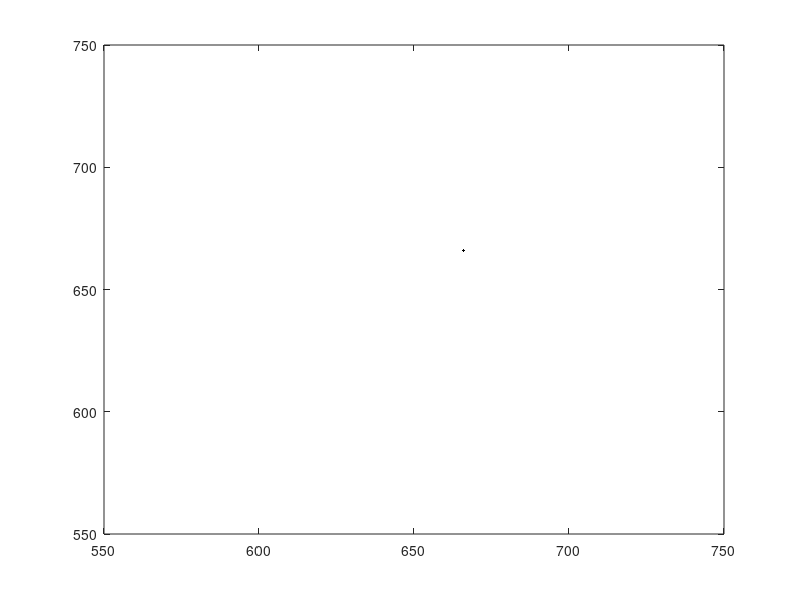

Reproduce this figure in MATLAB.
function  bline%(x1,y1,x2,y2)
%UNTITLED Summary of this function goes here
%   Detailed explanation goes here
x1=1;
y1=1;
x2=666;
y2=666;
dx=x2-x1;
dy=y2-y1;
di=2*dy-dx;
ds=2*dy;
dt=2*(dy-dx);
 plot(x1,y1,'MarkerEdgeColor','k')
while(x1<x2)
x1=x1+1;
if di<0
di=di+ds;
else
y1=y1+1;
di=di+dt;
end
plot(x1,y1,'MarkerEdgeColor','k')
end
 
end

